Frame 1 (no input): blank canvas, image omitted
Frame 60 (the mouse pressed at the canvas centre just before this capture): blank canvas, image omitted
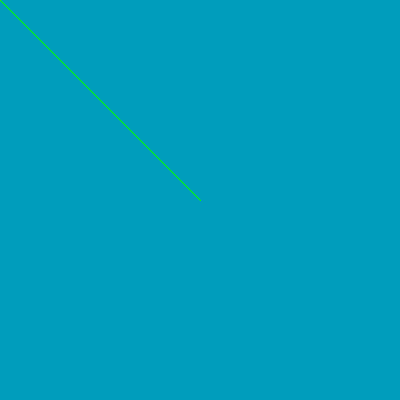
Frame 120 (the mouse held since frame 60 and released just before this capture)

The Processing sketch whose frames 1 and 60 were blank and that drew this single picture after the mouse press (run headless with seeded random() and noise(); from frame 60 on, the mouse is pressed at the canvas centre):

// Processing sketch: processing_184226
// ── processing_184226.pde

// Papageimalen
// 12.12.2014

/* Aufgabenstellung
Veraendere das Programm so, dass die Linie auf der linken Bildschirmhaelfte orange, auf der rechten Haelfte gruen gezeichnet wird. Die Linienfarbe aenderst du z.B. mit stroke(255,255,255) */

void setup(){
    size(400,400);
    background(0,157,188);
    }

void draw(){
     //wenn die Maus auf der linken Haelfte ist...
     //...dann
if(mouseX>=0&&mouseX<=200){
stroke(255,150,0);
     }
     //wenn die Maus auf der rechten Haelfte ist...
     //... dann
if(mouseX>=200&&mouseX<=400){
stroke(0,255,0); 
}
     line(mouseX,mouseY,pmouseX,pmouseY);
 }
